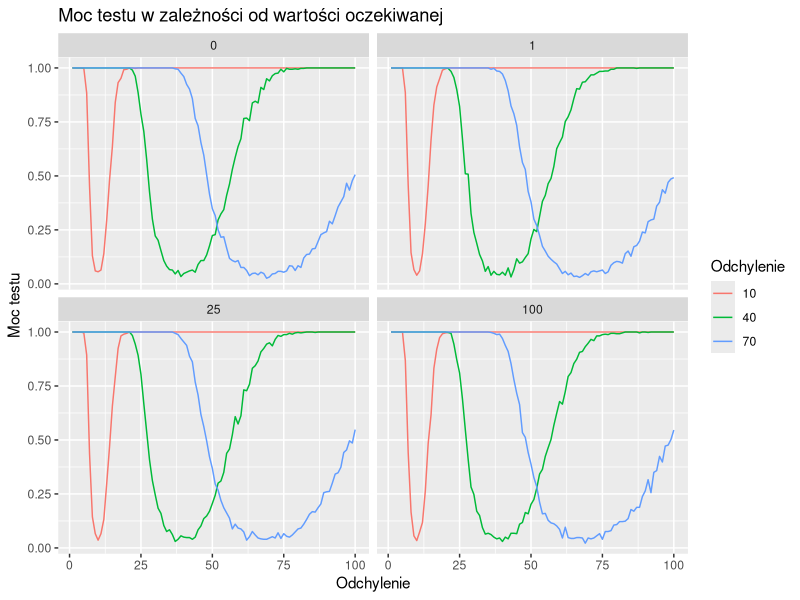

Here is the R script that generated this plot: (Note: a time limit stopped this script after it produced the figure.)
## ---- chunk 1
knitr::opts_chunk$set(echo = TRUE)
library(ggplot2)
library(dplyr)
## ---- chunk 2
#ilość symulacji
N <- 1000
#odchylenia standardowe 1 rozkładu
sigmas <- seq(1, 100, by = 1)
#wartości oczekiwane
ms <- c(0,1,25,100)
#długość próby
lengths <- c(100)
#odchylenia standardowe 2 rozkładu
odchylenia1<-c(40,70,10)

params <- expand.grid(odchyl1 = sigmas, m = ms, length = lengths,odchyl2=odchylenia1)

## ---- chunk 3
smirnov<-function(df,n,a,K,df1){
  
  mean(sapply(1:K,function(i) ks.test(rnorm(n,mean = a,sd=df),"pnorm",mean=a,sd=df1)$p.value<0.05))
  
}


wyniki<-c()
dlugosc<-c(1:nrow(params))
for(i in dlugosc){
  wyniki[i]<-smirnov(params[i,1],params[i,3],params[i,2],500,params[i,4])
}



params<-cbind(params,wyniki)

## ---- chunk 4
wykres<-ggplot(params)+
  geom_line(aes(x=odchyl1,y=wyniki,color = factor(odchyl2)))+
  facet_wrap(~ m, nrow = 2)+
  labs(title="Moc testu w zależności od wartości oczekiwanej",
       x="Odchylenie",
       y="Moc testu",
       color="Odchylenie")
wykres
## ---- chunk 5
#ilość symulacji
N <- 1000
#odchylenia standardowe 1 rozkładu
sigmas <- seq(1, 100, by = 1)
#Wartość oczekiwana
ms <- c(4)
#długość próby
lengths <- c(10,50,100,500)
#odchylenia standardowe 2 rozkładu
odchylenia1<-c(40,70,10)

params <- expand.grid(odchyl1 = sigmas, m = ms, length = lengths,odchyl2=odchylenia1)

## ---- chunk 6

smirnov<-function(df,n,a,K,df1){
  
  mean(sapply(1:K,function(i) ks.test(rnorm(n,mean = a,sd=df),"pnorm",mean=a,sd=df1)$p.value<0.05))
  
}


wyniki<-c()
dlugosc<-c(1:nrow(params))
for(i in dlugosc){
  wyniki[i]<-smirnov(params[i,1],params[i,3],params[i,2],500,params[i,4])
}



params<-cbind(params,wyniki)

## ---- chunk 7
wykres<-ggplot(params)+
  geom_line(aes(x=odchyl1,y=wyniki,color = factor(odchyl2)))+
  facet_wrap(~ length, nrow = 2)+
  labs(title="Moc testu w zależności od liczby danych",
       x="Odchylenie",
       y="Moc testu",
       color="Odchylenie")
wykres
